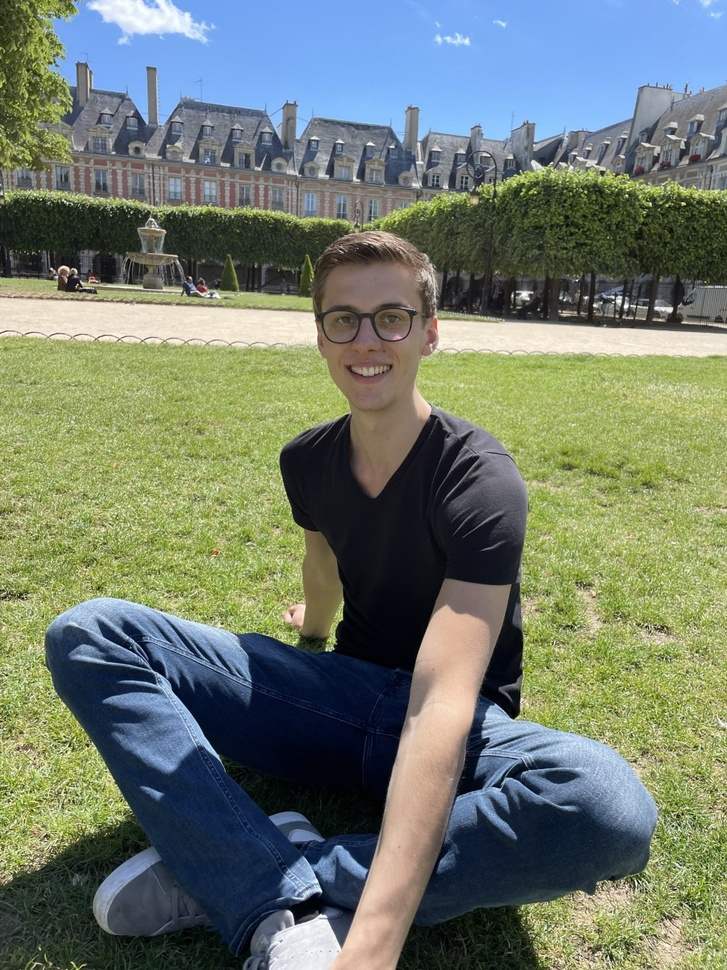
#> input picture Dashboard/Contours/Profielfoto.jpg, 727 x 970 px, shrunk from 960 x 1280 before the run
$ jupyter execute countours.ipynb
#> lines starting #> are read from the running program, lines starting #| are printed output that depends on the picture; after the words box and inside, x2 and y2 are one past the last pixel; in counts of white or black regions, pixels touching at a corner belong together
[cell 1]
import cv2

# read the image
image = cv2.imread('Profielfoto.jpg')
#> image is the input picture: shape (970, 727, 3); mean B, G, R 109.5, 123.7, 113.2

[cell 2]
# convert the image to grayscale format
img_gray = cv2.cvtColor(image, cv2.COLOR_BGR2GRAY)
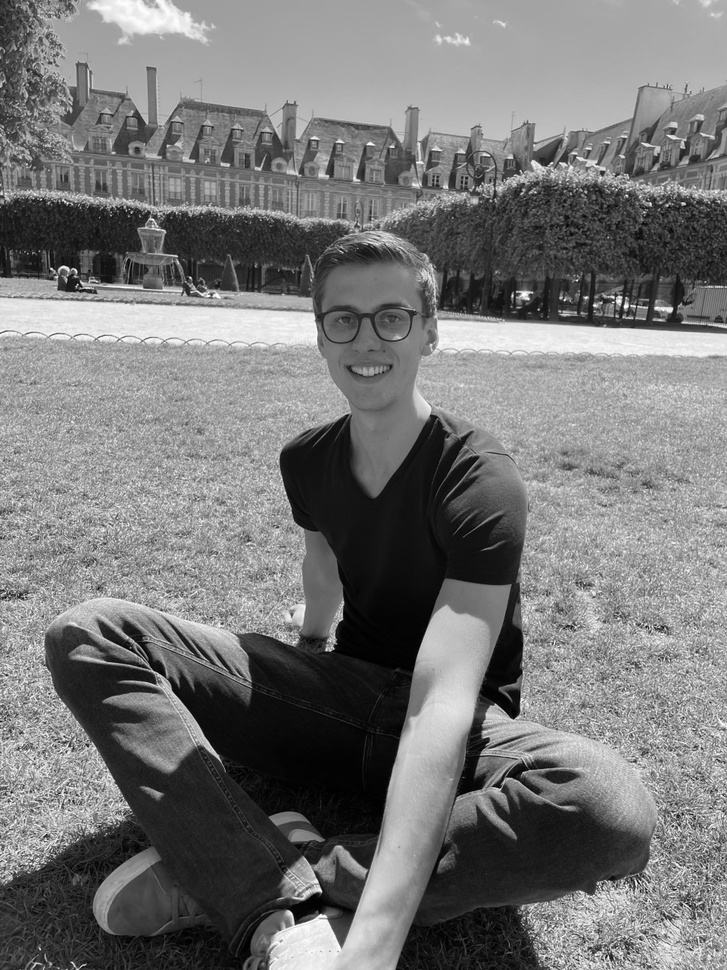
#> img_gray: shape (970, 727); min 0, max 255, mean 118.9

[cell 3]
# apply binary thresholding
ret, thresh = cv2.threshold(img_gray, 150, 255, cv2.THRESH_BINARY)
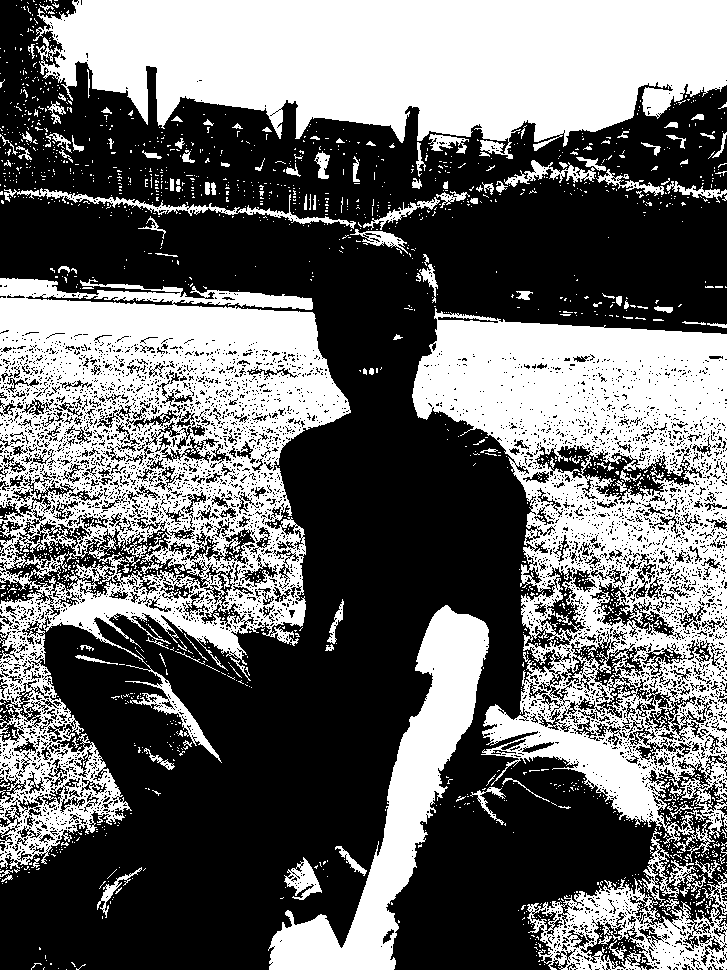
#> thresh: shape (970, 727); 42.2% white; 1915 white regions (1772 under 20 px), largest, box (x1, y1, x2, y2) and area: (0, 278, 351, 869) 89547, (412, 308, 727, 862) 81848, (33, 0, 727, 159) 77330
# visualize the binary image
cv2.imshow('Binary image', thresh)
cv2.waitKey(0)
cv2.imwrite('image_thres1.jpg', thresh)
cv2.destroyAllWindows()
